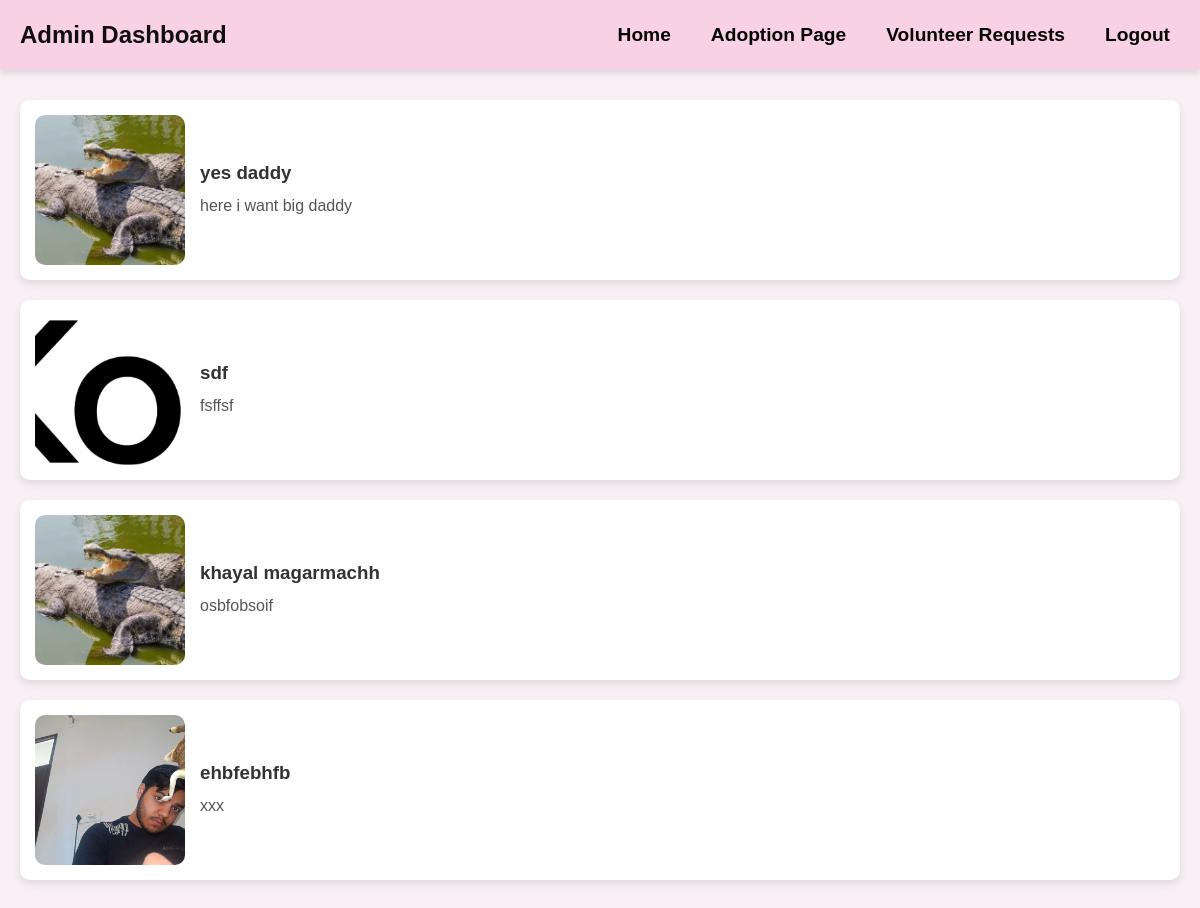
/adminpanel/dashboard/, run on the app's committed database.
### feed/models.py (models this page shows, shortened)
class Report(models.Model):
    title = models.CharField(max_length=255)
    description = models.TextField()
    image = models.ImageField(upload_to='reports/')
    user = models.ForeignKey(User, on_delete=models.CASCADE)
    created_at = models.DateTimeField(auto_now_add=True)

### adminpanel/views.py (the view)
# urls.py: path('dashboard/', views.admin_dashboard, name='admin_dashboard'),  # Correctly name the URL
def admin_dashboard(request):
    reports = Report.objects.all()  # Fetch all reports from the feed app
    return render(request, 'adminpanel/dashboard.html', {'reports': reports})

### templates/adminpanel/dashboard.html (shortened to what this page needs)
<!DOCTYPE html>
<html lang="en">
<head>
</head>
<body>
    <div class="navbar">
        <div class="logo">Admin Dashboard</div>
        <ul>
            <li><a href="{% url 'feed' %}">Home</a></li>
            <li><a href="{% url 'adminpanel:user_adoption' %}">Adoption Page</a></li>
            <li><a href="{% url 'adminpanel:volunteer_list' %}">Volunteer Requests</a></li>
            <li><a href="{% url 'adminpanel:admin_logout' %}">Logout</a></li>
        </ul>
    </div>
    <section class="feed">
        {% for report in reports %}
        <div class="post">
            <img src="{{ report.image.url }}" alt="{{ report.title }}">
            <div class="content">
                <h3>{{ report.title }}</h3>
                <p>{{ report.description }}</p>
            </div>
        </div>
        {% empty %}
        <p>No reports found. Be the first to report a stray!</p>
        {% endfor %}
    </section>
</body>
</html>

### templates/adminpanel/dashboard.html (style rules this page uses)
* { margin: 0; padding: 0; box-sizing: border-box; font-family: Arial, sans-serif; }
body { background-color: #f8f0f4; color: #333; min-height: 100vh; overflow-x: hidden; }
.navbar { position: sticky; top: 0; background-color: #f9d1e5; color: rgb(16, 15, 15); display: flex; justify-content: space-between; align-items: center; padding: 21px 20px; z-index: 1000; box-shadow: 0 4px 6px rgba(0, 0, 0, 0.1); }
.navbar .logo { font-size: 1.5rem; font-weight: bold; }
.navbar ul { list-style: none; display: flex; gap: 20px; }
.navbar ul li { display: inline; }
.navbar ul li a { color: rgb(4, 4, 4); text-decoration: none; font-size: 1.2rem; font-weight: bold; padding: 5px 10px; transition: background-color 0.3s ease; }
.feed { margin: 20px auto; display: flex; flex-direction: column; gap: 20px; padding: 10px 20px; }
.feed .post { background-color: white; box-shadow: 0 4px 8px rgba(0, 0, 0, 0.1); border-radius: 10px; overflow: hidden; animation: fadeIn 1s ease; display: flex; align-items: center; gap: 15px; padding: 15px; }
.feed .post img { width: 150px; height: 150px; object-fit: cover; border-radius: 10px; }
.feed .post .content { flex: 1; }
.feed .post .content h3 { color: #333; margin-bottom: 10px; }
.feed .post .content p { color: #555; line-height: 1.5; }

### data on the page
Report: image (picture), title "yes daddy", description "here i want big daddy"
Report: image (picture), title "sdf", description "fsffsf"
Report: image (picture), title "khayal magarmachh", description "osbfobsoif"
Report: image (picture), title "ehbfebhfb", description "xxx"
